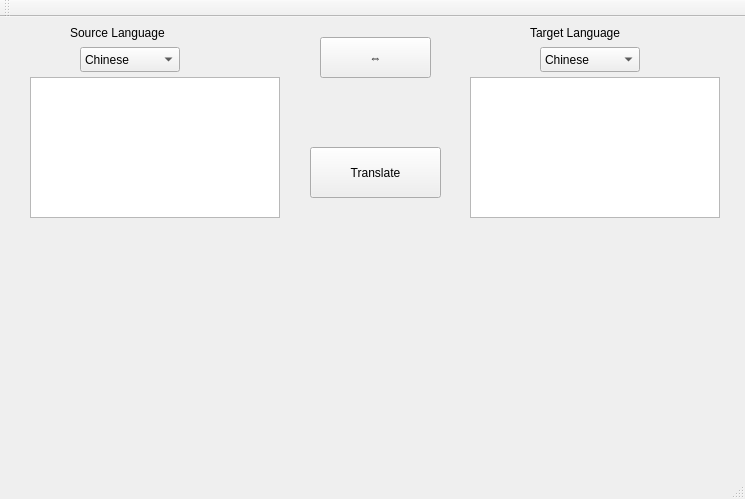
<?xml version="1.0" encoding="UTF-8"?>
<ui version="4.0">
 <class>MainWindow</class>
 <widget class="QMainWindow" name="MainWindow">
  <property name="geometry">
   <rect>
    <x>0</x>
    <y>0</y>
    <width>745</width>
    <height>499</height>
   </rect>
  </property>
  <property name="windowTitle">
   <string>MainWindow</string>
  </property>
  <widget class="QWidget" name="centralWidget">
   <widget class="QTextBrowser" name="tar_text">
    <property name="geometry">
     <rect>
      <x>470</x>
      <y>60</y>
      <width>250</width>
      <height>141</height>
     </rect>
    </property>
   </widget>
   <widget class="QTextEdit" name="src_text">
    <property name="geometry">
     <rect>
      <x>30</x>
      <y>60</y>
      <width>250</width>
      <height>141</height>
     </rect>
    </property>
   </widget>
   <widget class="QPushButton" name="translate_bt">
    <property name="geometry">
     <rect>
      <x>310</x>
      <y>130</y>
      <width>131</width>
      <height>51</height>
     </rect>
    </property>
    <property name="text">
     <string>Translate</string>
    </property>
   </widget>
   <widget class="QComboBox" name="src_list">
    <property name="geometry">
     <rect>
      <x>80</x>
      <y>30</y>
      <width>100</width>
      <height>25</height>
     </rect>
    </property>
    <item>
     <property name="text">
      <string>Chinese</string>
     </property>
    </item>
    <item>
     <property name="text">
      <string>English</string>
     </property>
    </item>
    <item>
     <property name="text">
      <string>French</string>
     </property>
    </item>
    <item>
     <property name="text">
      <string>Italian</string>
     </property>
    </item>
    <item>
     <property name="text">
      <string>Russian</string>
     </property>
    </item>
    <item>
     <property name="text">
      <string>Spanish</string>
     </property>
    </item>
   </widget>
   <widget class="QComboBox" name="tar_list">
    <property name="geometry">
     <rect>
      <x>540</x>
      <y>30</y>
      <width>100</width>
      <height>25</height>
     </rect>
    </property>
    <item>
     <property name="text">
      <string>Chinese</string>
     </property>
    </item>
    <item>
     <property name="text">
      <string>English</string>
     </property>
    </item>
    <item>
     <property name="text">
      <string>French</string>
     </property>
    </item>
    <item>
     <property name="text">
      <string>Italian</string>
     </property>
    </item>
    <item>
     <property name="text">
      <string>Russian</string>
     </property>
    </item>
    <item>
     <property name="text">
      <string>Spanish</string>
     </property>
    </item>
   </widget>
   <widget class="QLabel" name="label">
    <property name="geometry">
     <rect>
      <x>70</x>
      <y>0</y>
      <width>221</width>
      <height>31</height>
     </rect>
    </property>
    <property name="text">
     <string>Source Language</string>
    </property>
   </widget>
   <widget class="QLabel" name="label_2">
    <property name="geometry">
     <rect>
      <x>530</x>
      <y>0</y>
      <width>191</width>
      <height>31</height>
     </rect>
    </property>
    <property name="text">
     <string>Target Language</string>
    </property>
   </widget>
   <widget class="QPushButton" name="translate_bt_2">
    <property name="geometry">
     <rect>
      <x>320</x>
      <y>20</y>
      <width>111</width>
      <height>41</height>
     </rect>
    </property>
    <property name="text">
     <string>⇔</string>
    </property>
   </widget>
   <widget class="virtualkey" name="widget" native="true">
    <property name="geometry">
     <rect>
      <x>30</x>
      <y>210</y>
      <width>561</width>
      <height>221</height>
     </rect>
    </property>
   </widget>
  </widget>
  <widget class="QMenuBar" name="menuBar">
   <property name="geometry">
    <rect>
     <x>0</x>
     <y>0</y>
     <width>745</width>
     <height>26</height>
    </rect>
   </property>
  </widget>
  <widget class="QToolBar" name="mainToolBar">
   <attribute name="toolBarArea">
    <enum>TopToolBarArea</enum>
   </attribute>
   <attribute name="toolBarBreak">
    <bool>false</bool>
   </attribute>
  </widget>
  <widget class="QStatusBar" name="statusBar"/>
 </widget>
 <layoutdefault spacing="6" margin="11"/>
 <customwidgets>
  <customwidget>
   <class>virtualkey</class>
   <extends>QWidget</extends>
   <header location="global">virtualkey.h</header>
   <container>1</container>
  </customwidget>
 </customwidgets>
 <resources/>
 <connections/>
</ui>
